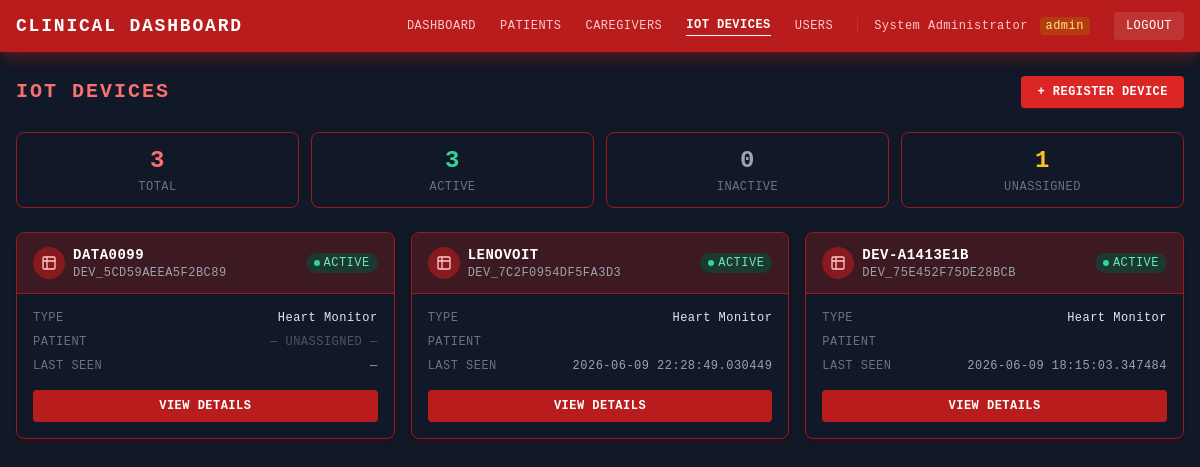
/devices (signed in), run on the app's committed database.
### app.py (models this page shows, shortened)
class User(UserMixin, db.Model):
    id = db.Column(db.Integer, primary_key=True)
    username = db.Column(db.String(80), unique=True, nullable=False)
    email = db.Column(db.String(120), unique=True, nullable=False)
    phone = db.Column(db.String(20))
    full_name = db.Column(db.String(100), nullable=False)
    password_hash = db.Column(db.String(200), nullable=False)
    role = db.Column(db.String(20), default='caregiver')  # admin, doctor, caregiver
    is_active = db.Column(db.Boolean, default=True)
    created_at = db.Column(db.DateTime, default=datetime.utcnow)
    patients = db.relationship('PatientCaregiver', foreign_keys='PatientCaregiver.caregiver_id', backref='caregiver')

class IoTDevice(db.Model):
    id = db.Column(db.Integer, primary_key=True)
    device_id = db.Column(db.String(50), unique=True, nullable=False)
    device_name = db.Column(db.String(100), nullable=False)
    device_type = db.Column(db.String(50))
    api_key = db.Column(db.String(100), unique=True, nullable=False)
    patient_id = db.Column(db.Integer, db.ForeignKey('patient.id'))
    status = db.Column(db.String(20), default='active')
    last_seen = db.Column(db.DateTime)
    created_at = db.Column(db.DateTime, default=datetime.utcnow)

### app.py (the view)
@app.route("/devices")
@login_required
def list_devices():
    if current_user.role == 'admin':
        devices = IoTDevice.query.all()
    else:
        patient_ids = db.session.query(PatientCaregiver.patient_id).filter_by(caregiver_id=current_user.id).subquery()
        devices = IoTDevice.query.filter(IoTDevice.patient_id.in_(patient_ids)).all()
    return render_template("devices.html", devices=devices)

### app.py (called while the page is built)
@login_manager.user_loader
def load_user(user_id):
    return User.query.get(int(user_id))

### templates/devices.html (shortened to what this page needs)
<!DOCTYPE html>
<html lang="en">
<head>
    <script src="https://cdn.tailwindcss.com"></script>
</head>
<body class="min-h-screen bg-[#111827] text-white" style="text-transform:uppercase;letter-spacing:.03em">
    <nav class="bg-red-700 shadow-lg shadow-red-900/50">
        <div class="max-w-7xl mx-auto px-4 py-3 flex items-center justify-between">
            <a href="/" class="text-white font-bold text-lg tracking-widest">Clinical Dashboard</a>
            <div class="hidden md:flex items-center gap-6">
                <a href="/"           class="text-red-200 hover:text-white text-xs transition-colors">Dashboard</a>
                <a href="/patients"   class="text-red-200 hover:text-white text-xs transition-colors">Patients</a>
                {% if current_user.role == 'admin' %}
                <a href="/caregivers" class="text-red-200 hover:text-white text-xs transition-colors">Caregivers</a>
                {% endif %}
                <a href="/devices"    class="text-white text-xs font-bold border-b border-white pb-0.5">IoT Devices</a>
                {% if current_user.role == 'admin' %}
                <a href="/users"      class="text-red-200 hover:text-white text-xs transition-colors">Users</a>
                {% endif %}
                <span class="text-red-200 text-xs normal-case border-l border-red-600 pl-4">
                    {{ current_user.full_name }}
                    <span class="ml-1 px-1.5 py-0.5 rounded text-xs
                        {% if current_user.role == 'admin' %}bg-amber-700/60 text-amber-200
                        {% elif current_user.role == 'doctor' %}bg-cyan-800/60 text-cyan-200
                        {% else %}bg-emerald-900/60 text-emerald-200{% endif %}">
                        {{ current_user.role }}
                    </span>
                </span>
                <a href="/logout" class="bg-white/10 hover:bg-white/20 text-white text-xs px-3 py-1.5 rounded transition-colors">Logout</a>
            </div>
        </div>
    </nav>
    <div class="max-w-7xl mx-auto px-4 py-6">
        <div class="flex items-center justify-between mb-6">
            <h1 class="text-xl font-bold text-red-400 tracking-widest">IoT Devices</h1>
            {% if current_user.role == 'admin' %}
            <a href="/devices/add"
               class="bg-red-600 hover:bg-red-700 text-white font-bold text-xs px-4 py-2 rounded transition-colors shadow shadow-red-900/40">
                + Register Device
            </a>
            {% endif %}
        </div>
        {% set active_devices   = devices | selectattr('status','equalto','active')   | list %}
        {% set inactive_devices = devices | selectattr('status','equalto','inactive') | list %}
        {% set unassigned       = devices | selectattr('patient_id','none')           | list %}
        <div class="grid grid-cols-2 sm:grid-cols-4 gap-3 mb-6">
            <div class="bg-gray-900 border border-red-800 rounded-lg px-4 py-3 text-center">
                <div class="text-2xl font-bold text-red-400">{{ devices|length }}</div>
                <div class="text-xs text-gray-500 mt-0.5">Total</div>
            </div>
            <div class="bg-gray-900 border border-red-800 rounded-lg px-4 py-3 text-center">
                <div class="text-2xl font-bold text-emerald-400">{{ active_devices|length }}</div>
                <div class="text-xs text-gray-500 mt-0.5">Active</div>
            </div>
            <div class="bg-gray-900 border border-red-800 rounded-lg px-4 py-3 text-center">
                <div class="text-2xl font-bold text-gray-400">{{ inactive_devices|length }}</div>
                <div class="text-xs text-gray-500 mt-0.5">Inactive</div>
            </div>
            <div class="bg-gray-900 border border-red-800 rounded-lg px-4 py-3 text-center">
                <div class="text-2xl font-bold text-amber-400">{{ unassigned|length }}</div>
                <div class="text-xs text-gray-500 mt-0.5">Unassigned</div>
            </div>
        </div>
        {% if devices %}
        <div class="grid grid-cols-1 sm:grid-cols-2 lg:grid-cols-3 gap-4">
            {% for device in devices %}
            <div class="bg-gray-900 border border-red-800 rounded-lg overflow-hidden shadow-md shadow-red-950/30
                        hover:border-red-600 hover:shadow-red-800/40 transition-all">
                <div class="bg-red-900/40 px-4 py-3 flex items-center justify-between border-b border-red-800">
                    <div class="flex items-center gap-2">
                        <div class="w-8 h-8 rounded-full bg-red-700/60 flex items-center justify-center flex-shrink-0">
                            <svg class="w-4 h-4 text-red-200" fill="none" stroke="currentColor" stroke-width="2" viewBox="0 0 24 24">
                                <path stroke-linecap="round" stroke-linejoin="round"
                                      d="M9 3H5a2 2 0 00-2 2v4m6-6h10a2 2 0 012 2v4M9 3v18m0 0h10a2 2 0 002-2V9M9 21H5a2 2 0 01-2-2V9m0 0h18"/>
                            </svg>
                        </div>
                        <div>
                            <p class="text-sm font-bold text-white truncate max-w-[140px]">{{ device.device_name }}</p>
                            <p class="text-xs text-gray-400 normal-case">{{ device.device_id }}</p>
                        </div>
                    </div>
                    {% if device.status == 'active' %}
                        <span class="flex-shrink-0 inline-flex items-center gap-1 bg-emerald-900/60 text-emerald-300 px-2 py-0.5 rounded-full text-xs">
                            <span class="w-1.5 h-1.5 rounded-full bg-emerald-400 animate-pulse"></span>Active
                        </span>
                    {% elif device.status == 'inactive' %}
                        <span class="flex-shrink-0 inline-block bg-gray-800 text-gray-400 px-2 py-0.5 rounded-full text-xs">Inactive</span>
                    {% else %}
                        <span class="flex-shrink-0 inline-block bg-amber-900/60 text-amber-300 px-2 py-0.5 rounded-full text-xs">{{ device.status }}</span>
                    {% endif %}
                </div>
                <div class="px-4 py-4 space-y-2 text-xs">
                    <div class="flex justify-between">
                        <span class="text-gray-500">Type</span>
                        <span class="text-gray-200 normal-case">{{ device.device_type }}</span>
                    </div>
                    <div class="flex justify-between">
                        <span class="text-gray-500">Patient</span>
                        {% if device.patient_id %}
                            <a href="/patients/{{ device.patient_id }}"
                               class="text-red-400 hover:text-red-300 transition-colors normal-case truncate max-w-[140px]">
                                {{ device.patient_name }}
                            </a>
                        {% else %}
                            <span class="text-gray-600">— Unassigned —</span>
                        {% endif %}
                    </div>
                    <div class="flex justify-between">
                        <span class="text-gray-500">Last Seen</span>
                        <span class="text-gray-400 normal-case">
                            {{ device.last_seen if device.last_seen else '—' }}
                        </span>
                    </div>
                </div>
                <div class="px-4 pb-4">
                    <a href="/devices/{{ device.device_id }}"
                       class="block w-full text-center bg-red-700 hover:bg-red-600 text-white font-bold text-xs py-2 rounded transition-colors">
                        View Details
                    </a>
                </div>
            </div>
            {% endfor %}
        </div>
        {% endif %}
    </div>
</body>
</html>

### templates/devices.html (style rules this page uses)
body { font-family: 'Courier New', Courier, monospace; }

### data on the page
User: full_name "System Administrator", role "admin"
IoTDevice: device_name "DATA0099", device_id "DEV_5CD59AEEA5F2BC89", status "active" (drawn), device_type "Heart Monitor", shows "— UNASSIGNED —", last_seen "—"
IoTDevice: device_name "LENOVOIT", device_id "DEV_7C2F0954DF5FA3D3", status "active" (drawn), device_type "Heart Monitor", last_seen "2026-06-09 22:28:49.030449"
IoTDevice: device_name "DEV-A1413E1B", device_id "DEV_75E452F75DE28BCB", status "active" (drawn), device_type "Heart Monitor", last_seen "2026-06-09 18:15:03.347484"

### other printed values
{{ devices|length }} "3"
{{ active_devices|length }} "3"
{{ inactive_devices|length }} "0"
{{ unassigned|length }} "1"
